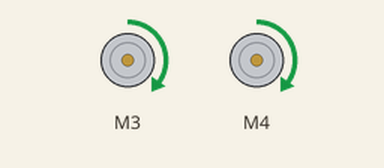
Recording of a sketch running on a simulated Arduino Uno, built with avr-gcc and run on an emulated ATmega328P. On the bench: 2 × DC motor (green arrow = forward, orange = backward, longer = faster).

Above: at 0.1 s.
Timing chart, 0 to 1.6 s (numbered marks = the images above):
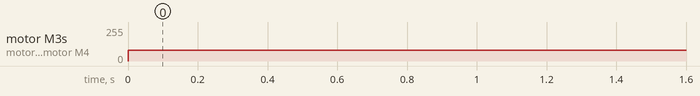

The sketch:

Motor_Test.ino
```cpp
// Written by Caleb Hubbell for ECE 342

//=================================================================
//     Declare Global Variables & Header Files
//=================================================================
// Including Arduino's I2C library, as well as the motorshield, and LCD libraries.
#include <Wire.h>
#include <Adafruit_MotorShield.h>

int LSpeed = 80;
int RSpeed = 80;

// Create the motor shield object with the default I2C address
Adafruit_MotorShield motorShield = Adafruit_MotorShield();

// Select which 'port' for each motor.
Adafruit_DCMotor *leftMotor = motorShield.getMotor(3);
Adafruit_DCMotor *rightMotor = motorShield.getMotor(4);

void setup()
{
  // The motor shield and the serial monitor are initialized
  motorShield.begin();
  Serial.begin(9600);

  // Motors started
  leftMotor->run(RELEASE);
  rightMotor->run(RELEASE);
}

// the loop routine runs over and over again forever:
void loop()
{
    // go forward
    leftMotor->run(FORWARD);
    leftMotor->setSpeed(LSpeed);
    rightMotor->run(FORWARD);
    rightMotor->setSpeed(RSpeed);
}
```

Measured:
- by itself, motor M3, motor M4: stopped → forward 80/255 at 0.00 s
